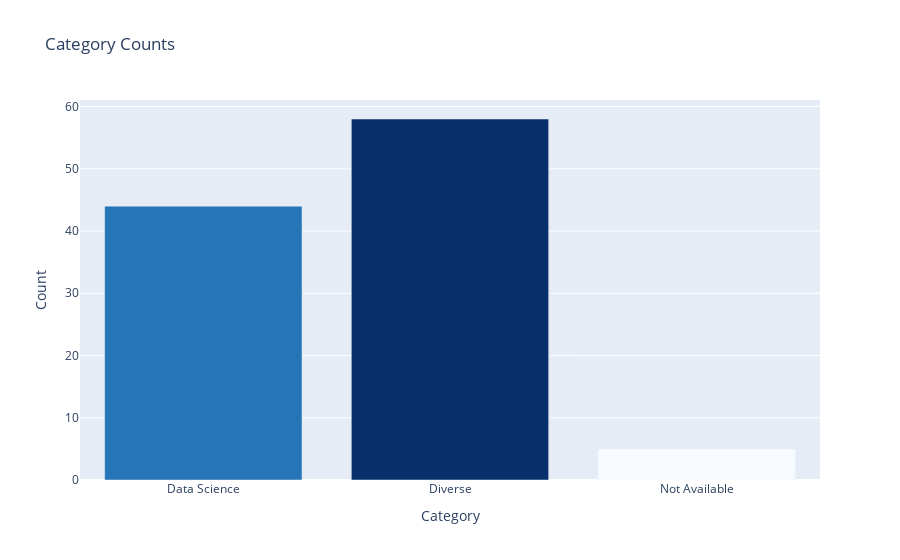

Notebook code for this chart:
### Code cell
import plotly.express as px
category_counts = channel_df.groupby("Category").size().reset_index(name="Count")
fig = px.bar(
    category_counts,
    x="Category",
    y="Count",
    color="Count",
    color_continuous_scale="Blues",
    title="Category Counts"
)
fig.update_layout(
    xaxis_title="Category",
    yaxis_title="Count",
    coloraxis_showscale=False
)
fig.show()

### Figure 1 — Plotly figure (JSON) as saved in the notebook; plotly's stock layout.template omitted (floating-point values rounded to 4 significant figures)
{"data": [{"hovertemplate": "Category=%{x}<br>Count=%{marker.color}<extra></extra>", "legendgroup": "", "marker": {"color": [44, 58, 5], "coloraxis": "coloraxis", "pattern": {"shape": ""}}, "name": "", "orientation": "v", "showlegend": false, "textposition": "auto", "type": "bar", "x": ["Data Science", "Diverse", "Not Available"], "xaxis": "x", "y": [44, 58, 5], "yaxis": "y"}], "layout": {"barmode": "relative", "coloraxis": {"colorbar": {"title": {"text": "Count"}}, "colorscale": [[0, "rgb(247,251,255)"], [0.125, "rgb(222,235,247)"], [0.25, "rgb(198,219,239)"], [0.375, "rgb(158,202,225)"], [0.5, "rgb(107,174,214)"], [0.625, "rgb(66,146,198)"], [0.75, "rgb(33,113,181)"], [0.875, "rgb(8,81,156)"], [1, "rgb(8,48,107)"]], "showscale": false}, "legend": {"tracegroupgap": 0}, "title": {"text": "Category Counts"}, "xaxis": {"anchor": "y", "domain": [0, 1], "title": {"text": "Category"}}, "yaxis": {"anchor": "x", "domain": [0, 1], "title": {"text": "Count"}}}}
